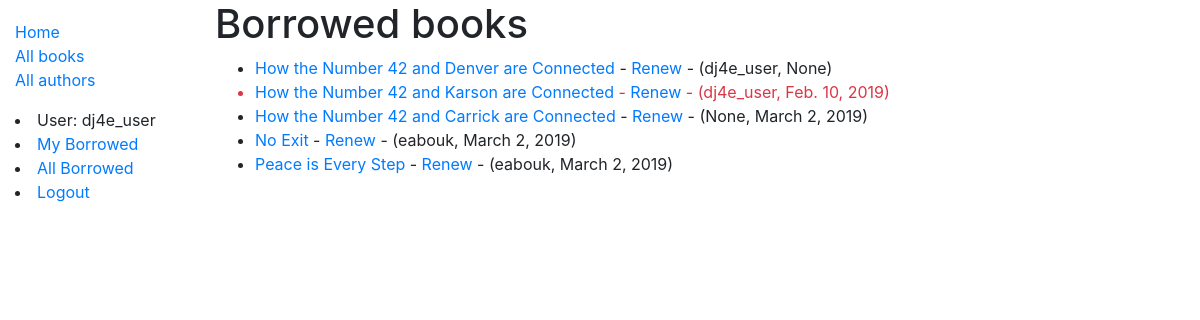
Page /catalog/borrowed/ (signed in) on the committed database.
### catalog/models.py (models this page shows, shortened)
class BookInstance(models.Model):
    id = models.UUIDField(primary_key=True, default=uuid.uuid4, help_text='Unique ID for this particular book across whole library')
    book = models.ForeignKey('Book', on_delete=models.SET_NULL, null=True)
    imprint = models.CharField(max_length=200)
    due_back = models.DateField(null=True, blank=True)
    borrower = models.ForeignKey(User, on_delete=models.SET_NULL, null=True, blank=True)
    @property
    def is_overdue(self):
        if self.due_back and date.today() > self.due_back:
            return True
        return False
    LOAN_STATUS = (
        ('m', 'Maintenance'),
        ('o', 'On loan'),
        ('a', 'Available'),
        ('r', 'Reserved'),
    )
    status = models.CharField(
        max_length=1,
        choices=LOAN_STATUS,
        blank=True,
        default='m',
        help_text='Book availability',
    )
    class Meta:
        ordering = ['due_back']
        permissions = (("can_mark_returned", "Set book as returned"),)

class Book(models.Model):
    title = models.CharField(max_length=200)
    author = models.ForeignKey('Author', on_delete=models.SET_NULL, null=True)
    summary = models.TextField(max_length=1000, help_text='Enter a brief description of the book')
    isbn = models.CharField('ISBN', max_length=13, help_text='13 Character <a href="https://www.isbn-international.org/content/what-isbn">ISBN number</a>')
    language = models.ForeignKey('Language', on_delete=models.SET_NULL, null=True, blank=True)
    genre = models.ManyToManyField(Genre, help_text='Select a genre for this book')
    def display_genre(self):
        """Create a string for the Genre. This is required to display genre in Admin."""
        return ', '.join(genre.name for genre in self.genre.all()[:3])
    display_genre.short_description = 'Genre'

### catalog/views.py (the view)
# urls.py: path('borrowed/', views.LoanedBooksListView.as_view(), name='all-borrowed'),
class LoanedBooksListView(PermissionRequiredMixin,generic.ListView):
    model = BookInstance
    permission_required = 'catalog.can_mark_returned'
    template_name ='catalog/bookinstance_list_borrowed_all.html'
    paginate_by = 10
    def get_queryset(self):
        return BookInstance.objects.filter(status__exact='o').order_by('due_back')

### catalog/templates/catalog/bookinstance_list_borrowed_all.html
{% extends "base_generic.html" %}
{% block content %}
    <h1>Borrowed books</h1>
    {% if bookinstance_list %}
    <ul>
    {% for bookinst in bookinstance_list %}
    <li class="{% if bookinst.is_overdue %}text-danger{% endif %}">
        <a href="{% url 'book-detail' bookinst.book.pk %}">{{bookinst.book.title}}</a>
            {% if perms.catalog.can_mark_returned %}
                - <a href="{% url 'renew-book-librarian' bookinst.id %}">Renew</a>  -
            {% endif %}
        ({{bookinst.borrower}}, {{ bookinst.due_back }})
    </li>
    {% endfor %}
    </ul>
    {% else %}
    <p>There are no books borrowed.</p>
    {% endif %}
{% endblock %}

### catalog/templates/base_generic.html (shortened to what this page needs)
<!DOCTYPE html>
<html lang="en">
<head>
  <link rel="stylesheet" href="https://stackpath.bootstrapcdn.com/bootstrap/4.1.3/css/bootstrap.min.css">
  {% load static %}
  <link rel="stylesheet" href="{% static 'css/styles.css' %}">
</head>
<body>
  <div class="container-fluid">
    <div class="row">
      <div class="col-sm-2">
      {% block sidebar %}
        <ul class="sidebar-nav">
          <li><a href="{% url 'index' %}">Home</a></li>
          <li><a href="{% url 'books' %}">All books</a></li>
          <li><a href="{% url 'author' %}">All authors</a></li>
        </ul>
        {% if user.is_authenticated %}
            <li>User: {{ user.get_username }}</li>
            <li><a href="{% url 'my-borrowed' %}">My Borrowed</a></li>
            {% if perms.catalog.can_mark_returned %}
                <li><a href="{% url 'all-borrowed'%}">All Borrowed</a></li>
            {% endif %}
            <li><a href="{% url 'logout'%}?next={{request.path}}">Logout</a></li>
        {% else %}
            <li><a href="{% url 'login'%}?next={{request.path}}">Login</a></li>
        {% endif %}
     {% endblock %}
      </div>
      <div class="col-sm-10 ">{% block content %}{% endblock %}</div>
    </div>
  </div>
</body>
</html>

### catalog/static/css/styles.css (style rules this page uses)
.sidebar-nav { margin-top: 20px; padding: 0; list-style: none; }

### rows in the picture
BookInstance: book "How the Number 42 and Denver are Connected", borrower "dj4e_user", due_back "None"
BookInstance: book "How the Number 42 and Karson are Connected", borrower "dj4e_user", due_back "Feb. 10, 2019"
BookInstance: book "How the Number 42 and Carrick are Connected", borrower "None", due_back "March 2, 2019"
BookInstance: book "No Exit", borrower "eabouk", due_back "March 2, 2019"
BookInstance: book "Peace is Every Step", borrower "eabouk", due_back "March 2, 2019"

### other values in the picture
{{ user.get_username }} "dj4e_user"
